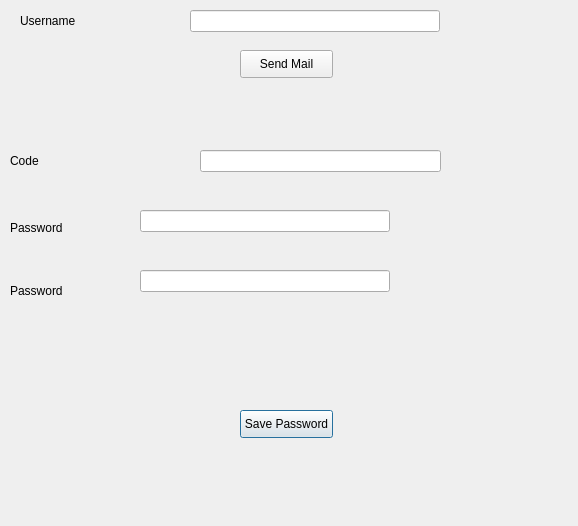
<?xml version="1.0" encoding="UTF-8"?>
<ui version="4.0">
 <class>Dialog</class>
 <widget class="QDialog" name="Dialog">
  <property name="geometry">
   <rect>
    <x>0</x>
    <y>0</y>
    <width>578</width>
    <height>526</height>
   </rect>
  </property>
  <property name="windowTitle">
   <string>Dialog</string>
  </property>
  <widget class="QPushButton" name="btnSavePassword">
   <property name="geometry">
    <rect>
     <x>240</x>
     <y>410</y>
     <width>93</width>
     <height>28</height>
    </rect>
   </property>
   <property name="text">
    <string>Save Password</string>
   </property>
  </widget>
  <widget class="QLabel" name="label_5">
   <property name="geometry">
    <rect>
     <x>10</x>
     <y>150</y>
     <width>55</width>
     <height>21</height>
    </rect>
   </property>
   <property name="text">
    <string>Code</string>
   </property>
  </widget>
  <widget class="QPushButton" name="btnMail">
   <property name="geometry">
    <rect>
     <x>240</x>
     <y>50</y>
     <width>93</width>
     <height>28</height>
    </rect>
   </property>
   <property name="text">
    <string>Send Mail</string>
   </property>
  </widget>
  <widget class="QLineEdit" name="txtCode">
   <property name="geometry">
    <rect>
     <x>200</x>
     <y>150</y>
     <width>241</width>
     <height>22</height>
    </rect>
   </property>
  </widget>
  <widget class="QLabel" name="label_4">
   <property name="geometry">
    <rect>
     <x>10</x>
     <y>280</y>
     <width>71</width>
     <height>21</height>
    </rect>
   </property>
   <property name="text">
    <string>Password</string>
   </property>
  </widget>
  <widget class="QLineEdit" name="txtPasswordCheck">
   <property name="geometry">
    <rect>
     <x>140</x>
     <y>270</y>
     <width>250</width>
     <height>22</height>
    </rect>
   </property>
  </widget>
  <widget class="QLabel" name="lblCode">
   <property name="geometry">
    <rect>
     <x>100</x>
     <y>90</y>
     <width>381</width>
     <height>31</height>
    </rect>
   </property>
   <property name="text">
    <string/>
   </property>
  </widget>
  <widget class="QLineEdit" name="txtPassword">
   <property name="geometry">
    <rect>
     <x>140</x>
     <y>210</y>
     <width>250</width>
     <height>22</height>
    </rect>
   </property>
  </widget>
  <widget class="QLabel" name="label">
   <property name="geometry">
    <rect>
     <x>20</x>
     <y>10</y>
     <width>131</width>
     <height>21</height>
    </rect>
   </property>
   <property name="text">
    <string>Username</string>
   </property>
  </widget>
  <widget class="QLineEdit" name="txtUsername">
   <property name="geometry">
    <rect>
     <x>190</x>
     <y>10</y>
     <width>250</width>
     <height>22</height>
    </rect>
   </property>
  </widget>
  <widget class="QLabel" name="label_3">
   <property name="geometry">
    <rect>
     <x>10</x>
     <y>220</y>
     <width>81</width>
     <height>16</height>
    </rect>
   </property>
   <property name="text">
    <string>Password</string>
   </property>
  </widget>
 </widget>
 <resources/>
 <connections/>
</ui>
